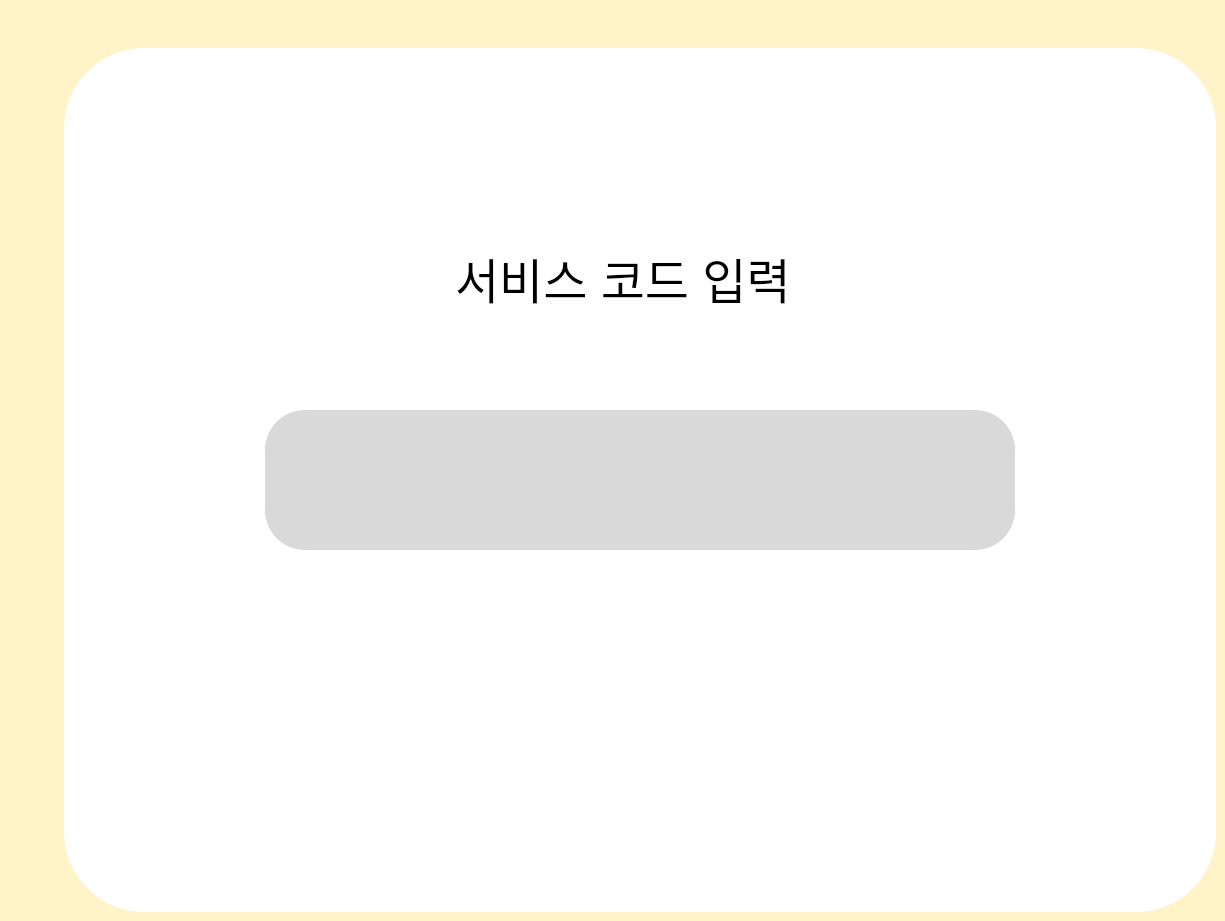
     <widget class="QWidget" name="srvc_chk_page">
      <property name="styleSheet">
       <string notr="true">background: #FFF3C8;</string>
      </property>
      <widget class="QFrame" name="srvc_chk_frame">
       <property name="geometry">
        <rect>
         <x>64</x>
         <y>48</y>
         <width>1152</width>
         <height>864</height>
        </rect>
       </property>
       <property name="acceptDrops">
        <bool>false</bool>
       </property>
       <property name="styleSheet">
        <string notr="true">background: #FFFFFF;
border-radius: 80px;</string>
       </property>
       <property name="frameShape">
        <enum>QFrame::StyledPanel</enum>
       </property>
       <property name="frameShadow">
        <enum>QFrame::Raised</enum>
       </property>
       <property name="lineWidth">
        <number>20</number>
       </property>
       <property name="midLineWidth">
        <number>10</number>
       </property>
       <widget class="QPushButton" name="srvc_chk_button">
        <property name="geometry">
         <rect>
          <x>522</x>
          <y>620</y>
          <width>108</width>
          <height>108</height>
         </rect>
        </property>
        <property name="styleSheet">
         <string notr="true">border-radius: 50px;</string>
        </property>
        <property name="text">
         <string/>
        </property>
       </widget>
       <widget class="QLabel" name="srvc_chk_label">
        <property name="geometry">
         <rect>
          <x>391</x>
          <y>190</y>
          <width>370</width>
          <height>80</height>
         </rect>
        </property>
        <property name="font">
         <font>
          <pointsize>36</pointsize>
         </font>
        </property>
        <property name="text">
         <string>서비스 코드 입력</string>
        </property>
       </widget>
       <widget class="QLineEdit" name="srvc_chk_lineEdit">
        <property name="geometry">
         <rect>
          <x>201</x>
          <y>362</y>
          <width>750</width>
          <height>140</height>
         </rect>
        </property>
        <property name="font">
         <font>
          <pointsize>36</pointsize>
         </font>
        </property>
        <property name="styleSheet">
         <string notr="true">background:#D9D9D9;
border-radius: 40px;</string>
        </property>
        <property name="text">
         <string/>
        </property>
        <property name="alignment">
         <set>Qt::AlignCenter</set>
        </property>
       </widget>
      </widget>
     </widget>
